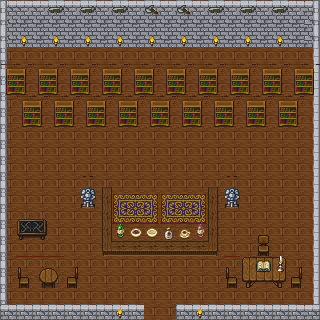

The image is a tile-based game level rendered from a .tmx file. Its description and source (layers, tilesets, objects; grid data summarised) follow:
An orthogonal 20x20 tile map with 16x16 px tiles, 6 tile layers (Floor, Walls, Rug, Items, ...), 4 tilesets and 1 object.

<map version="1.8" tiledversion="1.8.6" orientation="orthogonal" renderorder="right-down" width="20" height="20" tilewidth="16" tileheight="16" infinite="0" nextlayerid="10" nextobjectid="12">
 <tileset firstgid="1" name="tiles1" tilewidth="16" tileheight="16" tilecount="84" columns="7">
  <image source="../png/merchant/Tiles (2).png" trans="550000" width="112" height="192" />
 </tileset>
 <tileset firstgid="85" name="tiles2" tilewidth="16" tileheight="16" tilecount="132" columns="11">
  <image source="../png/merchant/Tiles (3).png" trans="550000" width="176" height="192" />
 </tileset>
 <tileset firstgid="217" name="tiles3" tilewidth="16" tileheight="16" tilecount="264" columns="22">
  <image source="../png/merchant/Tiles (4).png" trans="550000" width="361" height="201" />
 </tileset>
 <tileset firstgid="481" name="tiles4" tilewidth="16" tileheight="16" tilecount="28" columns="7">
  <image source="../png/merchant/Tiles (1).PNG" width="112" height="64" />
 </tileset>
 <layer id="1" name="Floor" width="20" height="20">
  <data>[400 cells, 400 non-empty, 4 distinct tile ids]</data>
 </layer>
 <layer id="3" name="Walls" width="20" height="20">
  <data>[400 cells, 119 non-empty, 13 distinct tile ids]</data>
 </layer>
 <layer id="5" name="Rug" width="20" height="20">
  <data>[400 cells, 26 non-empty, 8 distinct tile ids]</data>
 </layer>
 <layer id="2" name="Items" width="20" height="20">
  <data>[400 cells, 241 non-empty, 33 distinct tile ids]</data>
 </layer>
 <layer id="6" name="Items2" width="20" height="20">
  <data>[400 cells, 80 non-empty, 21 distinct tile ids]</data>
 </layer>
 <layer id="8" name="Panel" width="20" height="20">
  <data>[400 cells, 0 non-empty, 0 distinct tile ids]</data>
 </layer>
 <objectgroup color="#aaaaff" id="9" name="Panel" tintcolor="#000000">
  <object id="11" x="40.9475" y="61.9088" width="242.76" height="196.451" />
 </objectgroup>
</map>
